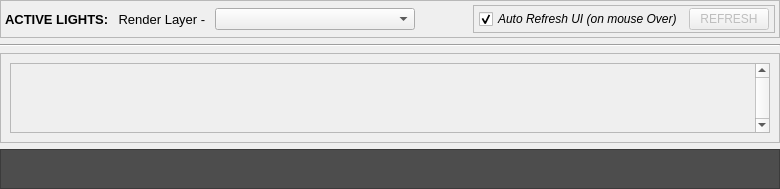
           <widget class="QWidget" name="wgMain" native="true">
            <property name="enabled">
             <bool>true</bool>
            </property>
            <property name="sizePolicy">
             <sizepolicy hsizetype="Maximum" vsizetype="Expanding">
              <horstretch>0</horstretch>
              <verstretch>0</verstretch>
             </sizepolicy>
            </property>
            <property name="maximumSize">
             <size>
              <width>780</width>
              <height>16777215</height>
             </size>
            </property>
            <property name="layoutDirection">
             <enum>Qt::LeftToRight</enum>
            </property>
            <layout class="QVBoxLayout" name="verticalLayout_4">
             <property name="spacing">
              <number>6</number>
             </property>
             <property name="leftMargin">
              <number>0</number>
             </property>
             <property name="topMargin">
              <number>0</number>
             </property>
             <property name="rightMargin">
              <number>0</number>
             </property>
             <property name="bottomMargin">
              <number>0</number>
             </property>
             <item>
              <widget class="QFrame" name="frLayer">
               <property name="sizePolicy">
                <sizepolicy hsizetype="Fixed" vsizetype="Fixed">
                 <horstretch>0</horstretch>
                 <verstretch>0</verstretch>
                </sizepolicy>
               </property>
               <property name="minimumSize">
                <size>
                 <width>0</width>
                 <height>30</height>
                </size>
               </property>
               <property name="maximumSize">
                <size>
                 <width>780</width>
                 <height>60</height>
                </size>
               </property>
               <property name="layoutDirection">
                <enum>Qt::LeftToRight</enum>
               </property>
               <property name="styleSheet">
                <string notr="true"/>
               </property>
               <property name="frameShape">
                <enum>QFrame::StyledPanel</enum>
               </property>
               <property name="frameShadow">
                <enum>QFrame::Raised</enum>
               </property>
               <layout class="QHBoxLayout" name="horizontalLayout_3">
                <property name="spacing">
                 <number>0</number>
                </property>
                <property name="leftMargin">
                 <number>4</number>
                </property>
                <property name="topMargin">
                 <number>4</number>
                </property>
                <property name="rightMargin">
                 <number>4</number>
                </property>
                <property name="bottomMargin">
                 <number>4</number>
                </property>
                <item>
                 <layout class="QHBoxLayout" name="layoutLayer">
                  <property name="spacing">
                   <number>0</number>
                  </property>
                  <item>
                   <widget class="QLabel" name="lblActive">
                    <property name="enabled">
                     <bool>true</bool>
                    </property>
                    <property name="sizePolicy">
                     <sizepolicy hsizetype="Fixed" vsizetype="Preferred">
                      <horstretch>0</horstretch>
                      <verstretch>0</verstretch>
                     </sizepolicy>
                    </property>
                    <property name="minimumSize">
                     <size>
                      <width>110</width>
                      <height>0</height>
                     </size>
                    </property>
                    <property name="maximumSize">
                     <size>
                      <width>200</width>
                      <height>16777215</height>
                     </size>
                    </property>
                    <property name="sizeIncrement">
                     <size>
                      <width>0</width>
                      <height>0</height>
                     </size>
                    </property>
                    <property name="baseSize">
                     <size>
                      <width>0</width>
                      <height>0</height>
                     </size>
                    </property>
                    <property name="font">
                     <font>
                      <pointsize>10</pointsize>
                      <weight>75</weight>
                      <bold>true</bold>
                     </font>
                    </property>
                    <property name="text">
                     <string>ACTIVE LIGHTS: </string>
                    </property>
                    <property name="alignment">
                     <set>Qt::AlignLeading|Qt::AlignLeft|Qt::AlignVCenter</set>
                    </property>
                   </widget>
                  </item>
                  <item>
                   <widget class="QLabel" name="lblRenderLayer">
                    <property name="enabled">
                     <bool>true</bool>
                    </property>
                    <property name="sizePolicy">
                     <sizepolicy hsizetype="Fixed" vsizetype="Preferred">
                      <horstretch>0</horstretch>
                      <verstretch>0</verstretch>
                     </sizepolicy>
                    </property>
                    <property name="minimumSize">
                     <size>
                      <width>100</width>
                      <height>0</height>
                     </size>
                    </property>
                    <property name="maximumSize">
                     <size>
                      <width>100</width>
                      <height>16777215</height>
                     </size>
                    </property>
                    <property name="sizeIncrement">
                     <size>
                      <width>0</width>
                      <height>0</height>
                     </size>
                    </property>
                    <property name="baseSize">
                     <size>
                      <width>0</width>
                      <height>0</height>
                     </size>
                    </property>
                    <property name="font">
                     <font>
                      <pointsize>10</pointsize>
                      <weight>50</weight>
                      <bold>false</bold>
                     </font>
                    </property>
                    <property name="text">
                     <string> Render Layer -   </string>
                    </property>
                    <property name="alignment">
                     <set>Qt::AlignLeading|Qt::AlignLeft|Qt::AlignVCenter</set>
                    </property>
                   </widget>
                  </item>
                  <item>
                   <widget class="QComboBox" name="cbLayers">
                    <property name="sizePolicy">
                     <sizepolicy hsizetype="Minimum" vsizetype="Fixed">
                      <horstretch>0</horstretch>
                      <verstretch>0</verstretch>
                     </sizepolicy>
                    </property>
                    <property name="minimumSize">
                     <size>
                      <width>200</width>
                      <height>0</height>
                     </size>
                    </property>
                    <property name="maximumSize">
                     <size>
                      <width>200</width>
                      <height>16777215</height>
                     </size>
                    </property>
                   </widget>
                  </item>
                  <item>
                   <spacer name="spacerLayers">
                    <property name="orientation">
                     <enum>Qt::Horizontal</enum>
                    </property>
                    <property name="sizeHint" stdset="0">
                     <size>
                      <width>40</width>
                      <height>20</height>
                     </size>
                    </property>
                   </spacer>
                  </item>
                  <item>
                   <widget class="QFrame" name="frame">
                    <property name="sizePolicy">
                     <sizepolicy hsizetype="Preferred" vsizetype="Maximum">
                      <horstretch>0</horstretch>
                      <verstretch>0</verstretch>
                     </sizepolicy>
                    </property>
                    <property name="maximumSize">
                     <size>
                      <width>16777215</width>
                      <height>35</height>
                     </size>
                    </property>
                    <property name="frameShape">
                     <enum>QFrame::StyledPanel</enum>
                    </property>
                    <property name="frameShadow">
                     <enum>QFrame::Sunken</enum>
                    </property>
                    <layout class="QHBoxLayout" name="horizontalLayout_10">
                     <property name="leftMargin">
                      <number>5</number>
                     </property>
                     <property name="topMargin">
                      <number>2</number>
                     </property>
                     <property name="rightMargin">
                      <number>5</number>
                     </property>
                     <property name="bottomMargin">
                      <number>2</number>
                     </property>
                     <item>
                      <widget class="QCheckBox" name="cbxRefresh">
                       <property name="font">
                        <font>
                         <weight>50</weight>
                         <italic>true</italic>
                         <bold>false</bold>
                        </font>
                       </property>
                       <property name="text">
                        <string>Auto Refresh UI (on mouse Over)</string>
                       </property>
                       <property name="checked">
                        <bool>true</bool>
                       </property>
                      </widget>
                     </item>
                     <item>
                      <widget class="QPushButton" name="btnRefresh">
                       <property name="enabled">
                        <bool>false</bool>
                       </property>
                       <property name="text">
                        <string>REFRESH</string>
                       </property>
                      </widget>
                     </item>
                    </layout>
                   </widget>
                  </item>
                 </layout>
                </item>
               </layout>
              </widget>
             </item>
             <item>
              <widget class="Line" name="lineLayer">
               <property name="orientation">
                <enum>Qt::Horizontal</enum>
               </property>
              </widget>
             </item>
             <item>
              <widget class="QFrame" name="frActive">
               <property name="sizePolicy">
                <sizepolicy hsizetype="Fixed" vsizetype="Expanding">
                 <horstretch>0</horstretch>
                 <verstretch>0</verstretch>
                </sizepolicy>
               </property>
               <property name="minimumSize">
                <size>
                 <width>780</width>
                 <height>0</height>
                </size>
               </property>
               <property name="maximumSize">
                <size>
                 <width>780</width>
                 <height>16777215</height>
                </size>
               </property>
               <property name="layoutDirection">
                <enum>Qt::LeftToRight</enum>
               </property>
               <property name="autoFillBackground">
                <bool>true</bool>
               </property>
               <property name="frameShape">
                <enum>QFrame::StyledPanel</enum>
               </property>
               <property name="frameShadow">
                <enum>QFrame::Sunken</enum>
               </property>
               <layout class="QHBoxLayout" name="horizontalLayout_5">
                <item>
                 <widget class="QScrollArea" name="scrActive">
                  <property name="styleSheet">
                   <string notr="true"/>
                  </property>
                  <property name="verticalScrollBarPolicy">
                   <enum>Qt::ScrollBarAlwaysOn</enum>
                  </property>
                  <property name="horizontalScrollBarPolicy">
                   <enum>Qt::ScrollBarAlwaysOff</enum>
                  </property>
                  <property name="widgetResizable">
                   <bool>true</bool>
                  </property>
                  <widget class="QWidget" name="scrlyActive">
                   <property name="geometry">
                    <rect>
                     <x>0</x>
                     <y>0</y>
                     <width>741</width>
                     <height>385</height>
                    </rect>
                   </property>
                   <layout class="QVBoxLayout" name="verticalLayout">
                    <item>
                     <layout class="QVBoxLayout" name="lyActive">
                      <property name="leftMargin">
                       <number>4</number>
                      </property>
                      <property name="topMargin">
                       <number>4</number>
                      </property>
                      <property name="rightMargin">
                       <number>4</number>
                      </property>
                      <property name="bottomMargin">
                       <number>4</number>
                      </property>
                     </layout>
                    </item>
                    <item>
                     <spacer name="activeSpacer">
                      <property name="orientation">
                       <enum>Qt::Vertical</enum>
                      </property>
                      <property name="sizeHint" stdset="0">
                       <size>
                        <width>20</width>
                        <height>40</height>
                       </size>
                      </property>
                     </spacer>
                    </item>
                   </layout>
                  </widget>
                 </widget>
                </item>
               </layout>
              </widget>
             </item>
             <item>
              <widget class="QFrame" name="frPresets">
               <property name="sizePolicy">
                <sizepolicy hsizetype="Fixed" vsizetype="Fixed">
                 <horstretch>0</horstretch>
                 <verstretch>0</verstretch>
                </sizepolicy>
               </property>
               <property name="minimumSize">
                <size>
                 <width>740</width>
                 <height>5</height>
                </size>
               </property>
               <property name="maximumSize">
                <size>
                 <width>780</width>
                 <height>16777215</height>
                </size>
               </property>
               <property name="baseSize">
                <size>
                 <width>0</width>
                 <height>0</height>
                </size>
               </property>
               <property name="layoutDirection">
                <enum>Qt::RightToLeft</enum>
               </property>
               <property name="styleSheet">
                <string notr="true">background-color: rgb(77, 77, 77);
selection-color: rgb(207, 207, 207);
selection-background-color: rgb(207, 207, 207);</string>
               </property>
               <property name="frameShape">
                <enum>QFrame::StyledPanel</enum>
               </property>
               <property name="frameShadow">
                <enum>QFrame::Sunken</enum>
               </property>
               <layout class="QHBoxLayout" name="horizontalLayout">
                <item>
                 <layout class="QHBoxLayout" name="lyPresets">
                  <item>
                   <spacer name="horizontalSpacer">
                    <property name="orientation">
                     <enum>Qt::Horizontal</enum>
                    </property>
                    <property name="sizeHint" stdset="0">
                     <size>
                      <width>40</width>
                      <height>20</height>
                     </size>
                    </property>
                   </spacer>
                  </item>
                 </layout>
                </item>
               </layout>
              </widget>
             </item>
            </layout>
           </widget>
